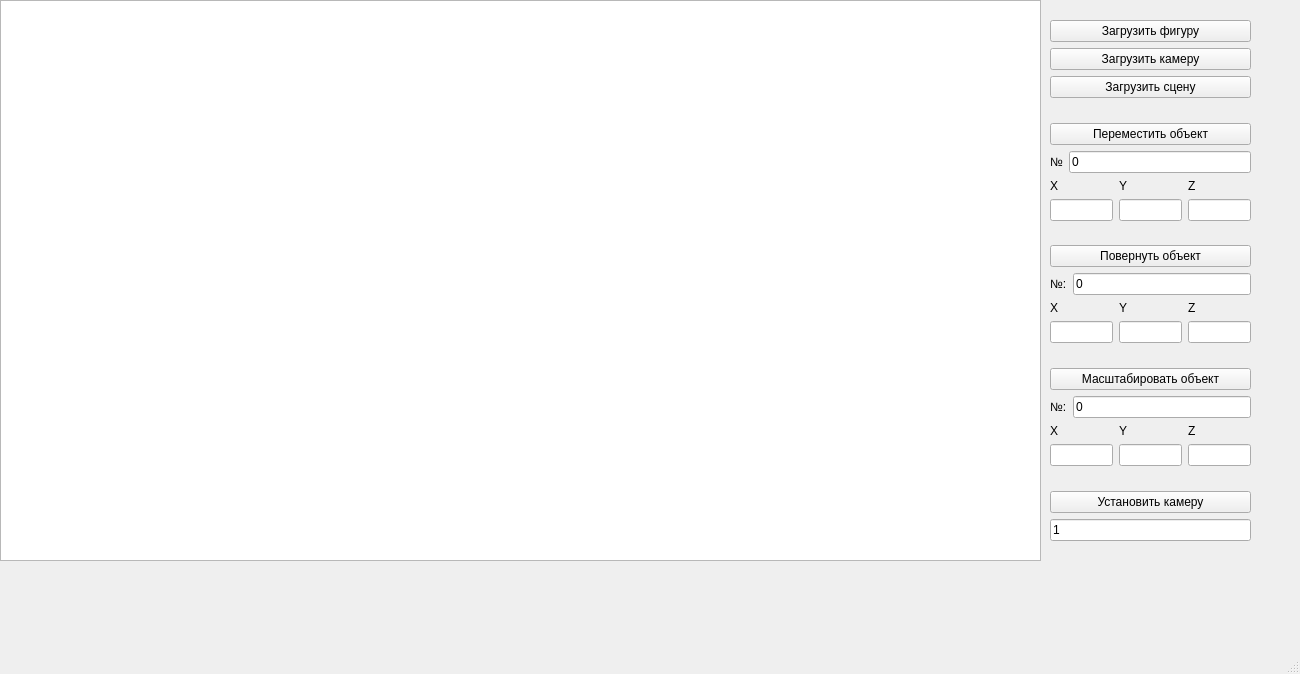
<?xml version="1.0" encoding="UTF-8"?>
<ui version="4.0">
 <class>MainWindow</class>
 <widget class="QMainWindow" name="MainWindow">
  <property name="geometry">
   <rect>
    <x>0</x>
    <y>0</y>
    <width>1300</width>
    <height>674</height>
   </rect>
  </property>
  <property name="windowTitle">
   <string>MainWindow</string>
  </property>
  <widget class="QWidget" name="centralwidget">
   <widget class="QGraphicsView" name="graphicsView">
    <property name="geometry">
     <rect>
      <x>0</x>
      <y>0</y>
      <width>1041</width>
      <height>561</height>
     </rect>
    </property>
   </widget>
   <widget class="QWidget" name="layoutWidget">
    <property name="geometry">
     <rect>
      <x>1050</x>
      <y>20</y>
      <width>201</width>
      <height>521</height>
     </rect>
    </property>
    <layout class="QVBoxLayout" name="verticalLayout_6">
     <item>
      <layout class="QVBoxLayout" name="verticalLayout">
       <item>
        <widget class="QPushButton" name="pushButton">
         <property name="text">
          <string>Загрузить фигуру</string>
         </property>
        </widget>
       </item>
       <item>
        <widget class="QPushButton" name="pushButton_2">
         <property name="text">
          <string>Загрузить камеру</string>
         </property>
        </widget>
       </item>
       <item>
        <widget class="QPushButton" name="pushButton_3">
         <property name="text">
          <string>Загрузить сцену</string>
         </property>
        </widget>
       </item>
       <item>
        <spacer name="verticalSpacer">
         <property name="orientation">
          <enum>Qt::Vertical</enum>
         </property>
         <property name="sizeHint" stdset="0">
          <size>
           <width>20</width>
           <height>40</height>
          </size>
         </property>
        </spacer>
       </item>
      </layout>
     </item>
     <item>
      <layout class="QVBoxLayout" name="verticalLayout_4">
       <item>
        <widget class="QPushButton" name="pushButton_5">
         <property name="text">
          <string>Переместить объект</string>
         </property>
        </widget>
       </item>
       <item>
        <layout class="QHBoxLayout" name="horizontalLayout_10">
         <item>
          <widget class="QLabel" name="label_13">
           <property name="text">
            <string>№</string>
           </property>
          </widget>
         </item>
         <item>
          <widget class="QLineEdit" name="N_L">
           <property name="text">
            <string>0</string>
           </property>
          </widget>
         </item>
        </layout>
       </item>
       <item>
        <layout class="QHBoxLayout" name="horizontalLayout_8">
         <item>
          <widget class="QLabel" name="label_9">
           <property name="text">
            <string>X</string>
           </property>
          </widget>
         </item>
         <item>
          <widget class="QLabel" name="label_10">
           <property name="text">
            <string>Y</string>
           </property>
          </widget>
         </item>
         <item>
          <widget class="QLabel" name="label_11">
           <property name="text">
            <string>Z</string>
           </property>
          </widget>
         </item>
        </layout>
       </item>
       <item>
        <layout class="QHBoxLayout" name="horizontalLayout">
         <item>
          <widget class="QLineEdit" name="X_E">
           <property name="text">
            <string/>
           </property>
          </widget>
         </item>
         <item>
          <widget class="QLineEdit" name="Y_E">
           <property name="text">
            <string/>
           </property>
          </widget>
         </item>
         <item>
          <widget class="QLineEdit" name="Z_E">
           <property name="text">
            <string/>
           </property>
          </widget>
         </item>
        </layout>
       </item>
      </layout>
     </item>
     <item>
      <spacer name="verticalSpacer_2">
       <property name="orientation">
        <enum>Qt::Vertical</enum>
       </property>
       <property name="sizeHint" stdset="0">
        <size>
         <width>20</width>
         <height>40</height>
        </size>
       </property>
      </spacer>
     </item>
     <item>
      <layout class="QVBoxLayout" name="verticalLayout_5">
       <item>
        <widget class="QPushButton" name="pushButton_4">
         <property name="text">
          <string>Повернуть объект</string>
         </property>
        </widget>
       </item>
       <item>
        <layout class="QHBoxLayout" name="horizontalLayout_6">
         <item>
          <widget class="QLabel" name="label_6">
           <property name="text">
            <string>№:</string>
           </property>
          </widget>
         </item>
         <item>
          <widget class="QLineEdit" name="N_L_2">
           <property name="text">
            <string>0</string>
           </property>
          </widget>
         </item>
        </layout>
       </item>
       <item>
        <layout class="QHBoxLayout" name="horizontalLayout_7">
         <item>
          <widget class="QLabel" name="label_7">
           <property name="text">
            <string>X</string>
           </property>
          </widget>
         </item>
         <item>
          <widget class="QLabel" name="label_8">
           <property name="text">
            <string>Y</string>
           </property>
          </widget>
         </item>
         <item>
          <widget class="QLabel" name="label_5">
           <property name="text">
            <string>Z</string>
           </property>
          </widget>
         </item>
        </layout>
       </item>
       <item>
        <layout class="QHBoxLayout" name="horizontalLayout_2">
         <item>
          <widget class="QLineEdit" name="X_E_2">
           <property name="text">
            <string/>
           </property>
          </widget>
         </item>
         <item>
          <widget class="QLineEdit" name="Y_E_2">
           <property name="text">
            <string/>
           </property>
          </widget>
         </item>
         <item>
          <widget class="QLineEdit" name="Z_E_2">
           <property name="text">
            <string/>
           </property>
          </widget>
         </item>
        </layout>
       </item>
      </layout>
     </item>
     <item>
      <spacer name="verticalSpacer_3">
       <property name="orientation">
        <enum>Qt::Vertical</enum>
       </property>
       <property name="sizeHint" stdset="0">
        <size>
         <width>20</width>
         <height>40</height>
        </size>
       </property>
      </spacer>
     </item>
     <item>
      <layout class="QVBoxLayout" name="verticalLayout_3">
       <item>
        <widget class="QPushButton" name="pushButton_6">
         <property name="text">
          <string>Масштабировать объект</string>
         </property>
        </widget>
       </item>
       <item>
        <layout class="QHBoxLayout" name="horizontalLayout_5">
         <item>
          <widget class="QLabel" name="label">
           <property name="text">
            <string>№:</string>
           </property>
          </widget>
         </item>
         <item>
          <widget class="QLineEdit" name="N_L_3">
           <property name="text">
            <string>0</string>
           </property>
          </widget>
         </item>
        </layout>
       </item>
       <item>
        <layout class="QHBoxLayout" name="horizontalLayout_4">
         <item>
          <widget class="QLabel" name="label_2">
           <property name="text">
            <string>X</string>
           </property>
          </widget>
         </item>
         <item>
          <widget class="QLabel" name="label_3">
           <property name="text">
            <string>Y</string>
           </property>
          </widget>
         </item>
         <item>
          <widget class="QLabel" name="label_4">
           <property name="text">
            <string>Z</string>
           </property>
          </widget>
         </item>
        </layout>
       </item>
       <item>
        <layout class="QHBoxLayout" name="horizontalLayout_3">
         <item>
          <widget class="QLineEdit" name="X_E_3">
           <property name="text">
            <string/>
           </property>
          </widget>
         </item>
         <item>
          <widget class="QLineEdit" name="Y_E_3">
           <property name="text">
            <string/>
           </property>
          </widget>
         </item>
         <item>
          <widget class="QLineEdit" name="Z_E_3">
           <property name="text">
            <string/>
           </property>
          </widget>
         </item>
        </layout>
       </item>
      </layout>
     </item>
     <item>
      <spacer name="verticalSpacer_4">
       <property name="orientation">
        <enum>Qt::Vertical</enum>
       </property>
       <property name="sizeHint" stdset="0">
        <size>
         <width>20</width>
         <height>40</height>
        </size>
       </property>
      </spacer>
     </item>
     <item>
      <layout class="QVBoxLayout" name="verticalLayout_2">
       <item>
        <widget class="QPushButton" name="pushButton_7">
         <property name="text">
          <string>Установить камеру</string>
         </property>
        </widget>
       </item>
       <item>
        <widget class="QLineEdit" name="Cam_E">
         <property name="text">
          <string>1</string>
         </property>
        </widget>
       </item>
      </layout>
     </item>
    </layout>
   </widget>
  </widget>
  <widget class="QMenuBar" name="menubar">
   <property name="geometry">
    <rect>
     <x>0</x>
     <y>0</y>
     <width>1300</width>
     <height>21</height>
    </rect>
   </property>
  </widget>
  <widget class="QStatusBar" name="statusbar"/>
 </widget>
 <resources/>
 <connections/>
</ui>
